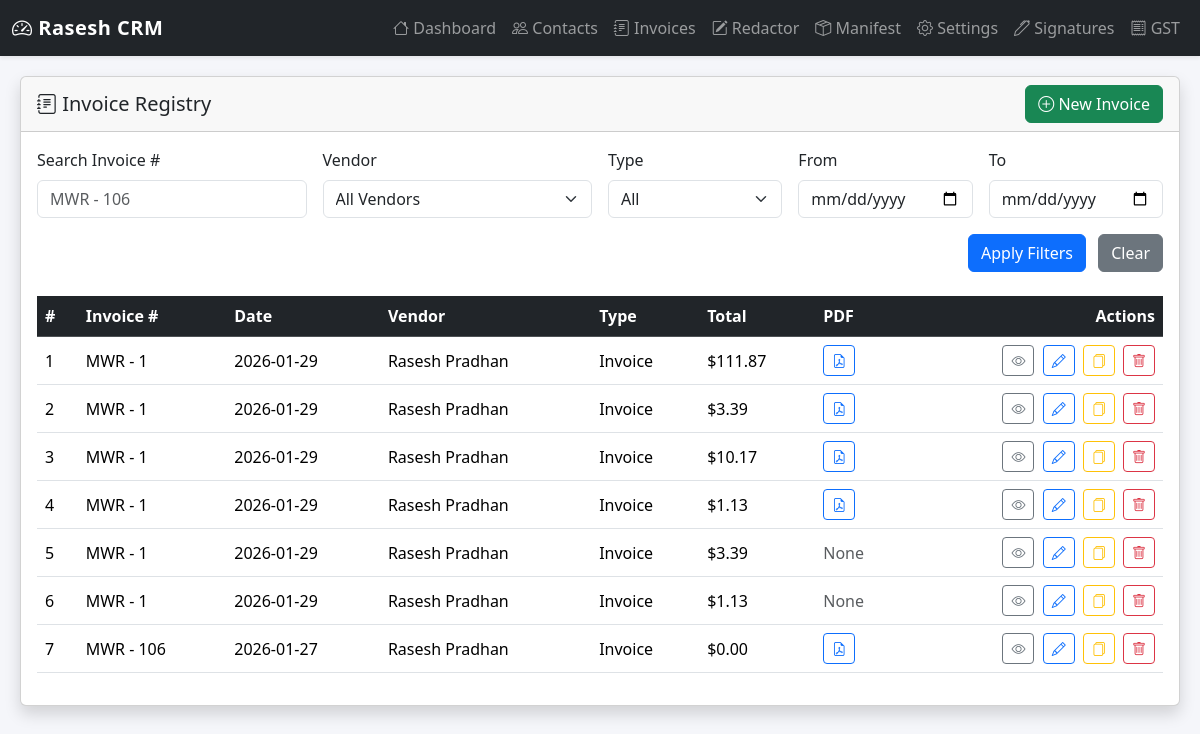
Page /invoice/list on the committed database.
### tables this page shows
CREATE TABLE invoices (
                id INTEGER PRIMARY KEY AUTOINCREMENT,
                num TEXT,
                date TEXT,
                vendor_id INTEGER,
                invoice_type TEXT,
                comments TEXT,
                terms_conditions TEXT,
                sig_id INTEGER,
                ship_cost REAL,
                tax_rate REAL,
                tax REAL,
                subtotal REAL,
                total REAL,
                pdf TEXT, gst_number TEXT, ship_method TEXT, ship_terms TEXT, delivery_date TEXT, template TEXT, id_invoice TEXT, status_invoice TEXT, discount_invoice REAL, currency_invoice TEXT, exchange_rate_invoice REAL, deposit_invoice REAL, due_date_invoice TEXT, payment_terms_invoice TEXT, late_fee_invoice REAL, total_before_tax_invoice REAL, total_after_tax_invoice REAL, balance_due_invoice REAL, client_id_invoice INTEGER, contact_id_invoice INTEGER, recurring_interval_invoice TEXT, next_invoice_date_invoice TEXT,
                FOREIGN KEY(vendor_id) REFERENCES vendors(id)
            );

CREATE TABLE vendors (
                id INTEGER PRIMARY KEY AUTOINCREMENT,
                name TEXT,
                gst_number TEXT,
                address TEXT,
                phone TEXT,
                email TEXT
            );

### app/invoice_routes.py (the view)
@invoice_routes_bp.route("/list")
def invoice_list():
    vendor_filter = request.args.get("vendor", "")
    search = request.args.get("search", "")
    date_from = request.args.get("from", "")
    date_to = request.args.get("to", "")
    invoice_type = request.args.get("type", "")
    query = """
        SELECT id, num, date, vendor_id, invoice_type, total, pdf
        FROM invoices
        WHERE 1=1
    """
    params = []
    if search:
        query += " AND num LIKE ?"
        params.append(f"%{search}%")
    if vendor_filter:
        query += " AND vendor_id = ?"
        params.append(vendor_filter)
    if invoice_type:
        query += " AND invoice_type = ?"
        params.append(invoice_type)
    if date_from:
        query += " AND date >= ?"
        params.append(date_from)
    if date_to:
        query += " AND date <= ?"
        params.append(date_to)
    query += " ORDER BY id DESC"
    with get_conn() as conn:
        rows = conn.execute(query, params).fetchall()
        vendors = {
            r["id"]: r["name"]
            for r in conn.execute("SELECT id, name FROM vendors")
        }
    invoices = []
    for r in rows:
        invoices.append({
            "id": r["id"],
            "num": r["num"],
            "date": r["date"],
            "vendor": vendors.get(r["vendor_id"], "Unknown"),
            "invoice_type": r["invoice_type"],
            "total": r["total"],
            "pdf": r["pdf"]
        })
    return render_template(
        "invoice/list.html",
        invoices=invoices,
        vendors=vendors,
        vendor_filter=vendor_filter,
        search=search,
        date_from=date_from,
        date_to=date_to,
        invoice_type=invoice_type
    )

### app/invoice_routes.py (called while the page is built)
def get_conn():
    db_path = current_app.config["DATABASE"]
    conn = sqlite3.connect(db_path)
    conn.row_factory = sqlite3.Row
    return conn

### templates/invoice/list.html (shortened to what this page needs)
{% extends 'base.html' %}
{% block content %}
<div class="card shadow">
  <div class="card-header d-flex justify-content-between align-items-center">
    <h5 class="mb-0"><i class="bi bi-journal-text"></i> Invoice Registry</h5>
    <a href="{{ url_for('invoice.invoice_create') }}" class="btn btn-success">
      <i class="bi bi-plus-circle"></i> New Invoice
    </a>
  </div>
  <div class="card-body">
    <form method="GET" class="row g-3 mb-4">
      <div class="col-md-3">
        <label class="form-label">Search Invoice #</label>
        <input type="text" name="search" class="form-control"
               value="{{ search or '' }}" placeholder="MWR - 106">
      </div>
      <div class="col-md-3">
        <label class="form-label">Vendor</label>
        <select name="vendor" class="form-select">
          <option value="">All Vendors</option>
        </select>
      </div>
      <div class="col-md-2">
        <label class="form-label">Type</label>
        <select name="type" class="form-select">
          <option value="">All</option>
        </select>
      </div>
      <div class="col-md-2">
        <label class="form-label">From</label>
        <input type="date" name="from" class="form-control" value="{{ date_from or '' }}">
      </div>
      <div class="col-md-2">
        <label class="form-label">To</label>
        <input type="date" name="to" class="form-control" value="{{ date_to or '' }}">
      </div>
      <div class="col-12 text-end">
        <button class="btn btn-primary me-2">Apply Filters</button>
        <a href="{{ url_for('invoice_routes.invoice_list') }}" class="btn btn-secondary">Clear</a>
      </div>
    </form>
    <table class="table table-hover align-middle">
      <thead class="table-dark">
        <tr>
          <th>#</th>
          <th>Invoice #</th>
          <th>Date</th>
          <th>Vendor</th>
          <th>Type</th>
          <th>Total</th>
          <th>PDF</th>
          <th class="text-end">Actions</th>
        </tr>
      </thead>
      <tbody>
        {% for inv in invoices %}
        <tr>
          <td>{{ loop.index }}</td>
          <td>{{ inv.num }}</td>
          <td>{{ inv.date }}</td>
          <td>{{ inv.vendor }}</td>
          <td>{{ inv.invoice_type }}</td>
          <td>${{ "%.2f"|format(inv.total) }}</td>
          <td>
            {% if inv.pdf %}
              <a href="{{ url_for('invoice_routes.invoice_download', filename=inv.pdf) }}"
                 class="btn btn-sm btn-outline-primary">
                <i class="bi bi-file-earmark-pdf"></i>
              </a>
            {% else %}
              <span class="text-muted">None</span>
            {% endif %}
          </td>
          <td class="text-end">
            <a href="{{ url_for('invoice_routes.invoice_view', invoice_id=inv.id) }}"
               class="btn btn-sm btn-outline-secondary me-1">
              <i class="bi bi-eye"></i>
            </a>
            <a href="{{ url_for('invoice_routes.invoice_edit', invoice_id=inv.id) }}"
               class="btn btn-sm btn-outline-primary me-1">
              <i class="bi bi-pencil"></i>
            </a>
            <a href="{{ url_for('invoice_routes.invoice_duplicate', invoice_id=inv.id) }}"
               class="btn btn-sm btn-outline-warning me-1">
              <i class="bi bi-files"></i>
            </a>
            <form method="POST"
                  action="{{ url_for('invoice_routes.invoice_delete', invoice_id=inv.id) }}"
                  style="display:inline-block;"
                  onsubmit="return confirm('Delete this invoice?');">
              <button class="btn btn-sm btn-outline-danger">
                <i class="bi bi-trash"></i>
              </button>
            </form>
          </td>
        </tr>
        {% endfor %}
      </tbody>
    </table>
  </div>
</div>
{% endblock %}

### templates/base.html (style rules this page uses)
body { background-color: #f5f6fa; }

### rows in the picture
invoices: num "MWR - 1", date "2026-01-29", invoice_type "Invoice", total "111.87"
vendors: vendor "Rasesh Pradhan" "Rasesh Pradhan" "Rasesh Pradhan" "Rasesh Pradhan" "Rasesh Pradhan" "Rasesh Pradhan" "Rasesh Pradhan"
invoices: num "MWR - 1", date "2026-01-29", invoice_type "Invoice", total "3.39"
invoices: num "MWR - 1", date "2026-01-29", invoice_type "Invoice", total "10.17"
invoices: num "MWR - 1", date "2026-01-29", invoice_type "Invoice", total "1.13"
invoices: num "MWR - 1", date "2026-01-29", invoice_type "Invoice", total "3.39"
invoices: num "MWR - 1", date "2026-01-29", invoice_type "Invoice", total "1.13"
invoices: num "MWR - 106", date "2026-01-27", invoice_type "Invoice", total "0.00"
